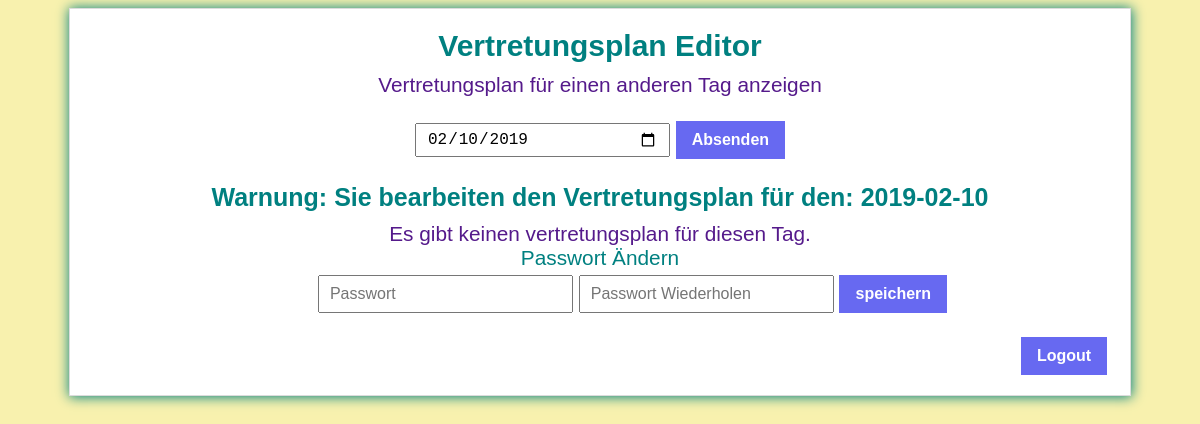
/editor.php?datum=2019-02-10 (signed in), run on an earlier commit of the app's database.
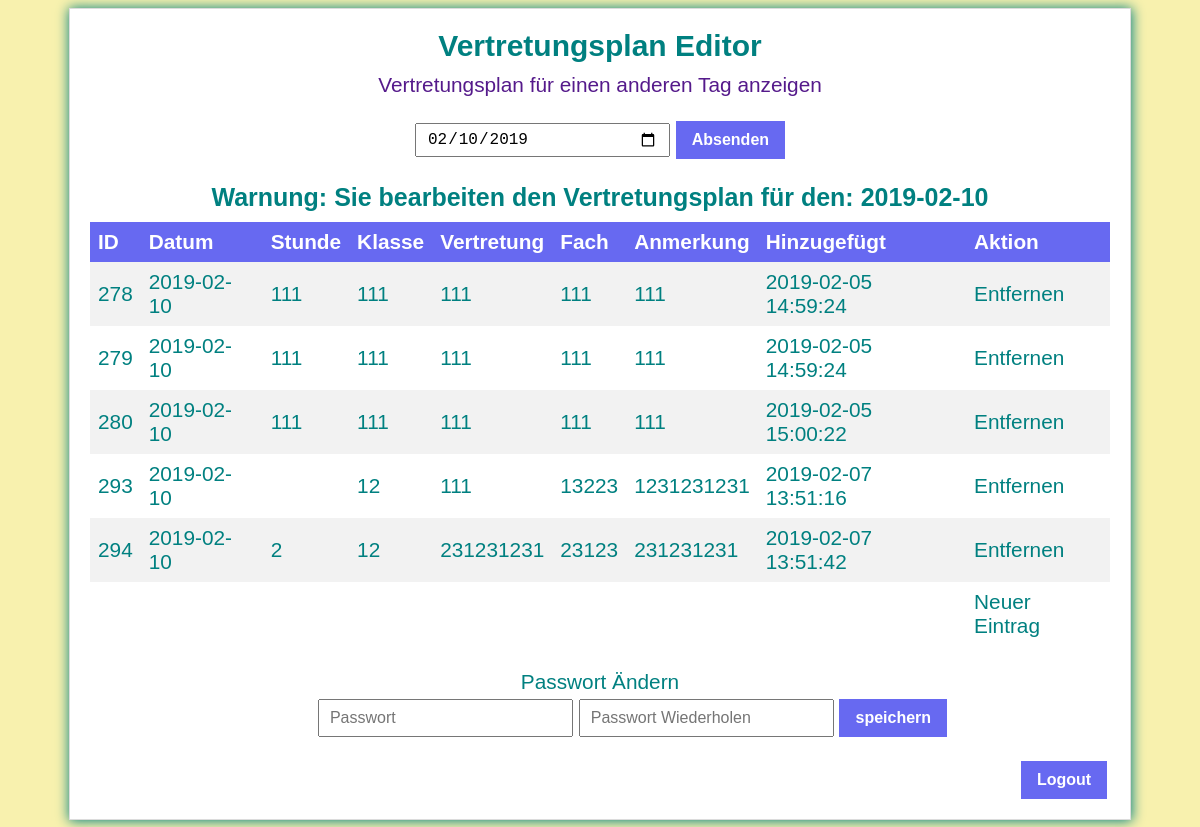
And on a later commit of the database.
### tables this page shows
CREATE TABLE `plan` (
  `id` int(11) NOT NULL,
  `stunde` varchar(45) NOT NULL,
  `klasse` varchar(45) NOT NULL,
  `vertretung` varchar(45) NOT NULL,
  `fach` varchar(45) NOT NULL,
  `anmerkung` varchar(50) DEFAULT NULL,
  `hinzugefuegt` datetime DEFAULT CURRENT_TIMESTAMP,
  `datum` date DEFAULT NULL
);

### editor.php (the view, shortened to what this page needs)
<!DOCTYPE html>
<html>
<head>
    <link href="css/design.css" rel="stylesheet">
</head>
<body>
<main>
    <?php
    $morgen = strtotime("+1 day");
    $datummorgen = date("Y-m-d", $morgen);
    ?>
    <h1>Vertretungsplan Editor</h1>
    <a href="" style="text-decoration:none">Vertretungsplan für einen anderen Tag anzeigen</a><br><br>
    <form action="editor.php" method="get">
        <input class='textfield' type="date" id="planfuertag" name="datum" value="<?php if (isset($_GET['datum'])) {
            $vpdatum = $_GET['datum'];
            echo $vpdatum;
        } else {
            echo $datummorgen;
        } ?>"/>
        <input class='loginbtn' type="Submit" value="Absenden"/>
    </form>
    <?php
    $pdo = new PDO('mysql:host=localhost;dbname=vertretungsplan', 'root', '');
    if (isset($_GET['datum'])) {
        $vpdatum = $_GET['datum'];
        echo "<h2>Warnung: Sie bearbeiten den Vertretungsplan für den: " . $vpdatum . "</h2>";
        $zaehler = 0;
        $sql = 'SELECT * FROM plan WHERE datum="' . $vpdatum . '" ORDER BY klasse';
        foreach ($pdo->query($sql) as $row) {
            $zaehler += 1;
        }
        if ($zaehler == 0) {
            echo "<a href=''style='text-decoration:none'> Es gibt keinen vertretungsplan für diesen Tag.</a>";
        } else {
              echo '<table>';
              echo '<th><a class="th" href=""> ID </a></th>';
              echo '<th><a class="th" href=""> Datum </a></th>';
              echo '<th><a class="th" href=""> Stunde </a></th>';
              echo '<th><a class="th" href=""> Klasse </a></th>';
              echo '<th><a class="th" href=""> Vertretung </a></th>';
              echo '<th><a class="th" href=""> Fach </a></th>';
              echo '<th><a class="th" href=""> Anmerkung </a></th>';
              echo '<th><a class="th" href=""> Hinzugefügt </a></th>';
              echo '<th><a class="th" href=""> Aktion </a></th>';
            $sql = 'SELECT * FROM plan WHERE datum="' . $vpdatum . '" ORDER BY id';
            foreach ($pdo->query($sql) as $row) {
              echo '<tr>';
              echo '<td><a class="td" href="">' . $row['id'] . '</a></td>';
              echo '<td><a class="td" href="">' . $row['datum'] . '</a></td>';
              echo '<td><a class="td" href="">' . $row['stunde'] . '</a></td>';
              echo '<td><a class="td" href="">' . $row['klasse'] . '</a></td>';
              echo '<td><a class="td" href="">' . $row['vertretung'] . '</a></td>';
              echo '<td><a class="td" href="">' . $row['fach'] . '</a></td>';
              echo '<td><a class="td" href="">' . $row['anmerkung'] . '</a></td>';
              echo '<td><a class="td" href="">' . $row['hinzugefuegt'] . '</a></td>';
              echo '<td><a class="aktion" href="delete.php?id=' . $row['id'] . '">Entfernen</a></td>';
              echo '</tr>';
            }
              echo '<td></td>';
              echo '<td></td>';
              echo '<td></td>';
              echo '<td></td>';
              echo '<td></td>';
              echo '<td></td>';
              echo '<td></td>';
              echo '<td></td>';
              echo '<td><a class="aktion" href="./new.php?datum=' . $vpdatum . '">Neuer Eintrag</a></td>';
              echo '</table>';
        }
    }
    ?>
    <br>
    <a id='pwabstand'>Passwort Ändern</a>
    <form>
        <input class="eingabe textfield" type='password' id='cpw' value='' placeholder="Passwort">
        <input class="textfield" type='password' id='cpw2' value='' placeholder="Passwort Wiederholen">
        <button class='loginbtn' type='button'
                onclick="changePW(document.querySelector('#cpw').value, document.querySelector('#cpw2').value, 'changePW')">
            speichern
        </button>
    </form>
    <br>
    <form action="php/Logout.php">
        <input class="loginbtn logoutbtn" type="submit" value="Logout">
    </form>
</main>
</body>
</html>

### css/design.css (style rules this page uses)
body { background-color: #F8F1AE; font-family: Arial, Helvetica, sans-serif; }
main { width: 1020px; margin: 0 auto; background-color: white; padding: 20px; box-shadow: 0px 0px 12px 0.5px; text-align: center; font-size: 1.3em; border: 1px solid gainsboro; color: teal; font-family: inherit; }
.loginbtn { background-color: #6769F1; border: none; font-weight: bold; color: white; padding: 10px 16px; text-align: center; text-decoration: none; display: inline-block; font-size: 16px; vertical-align: middle; }
.logoutbtn { position: relative; left: 45.5%; }
table { border-collapse: collapse; width: 100%; }
th, td { text-align: left; padding: 8px; font-family: Arial, Helvetica, sans-serif; }
tr:nth-child(even) { background-color: #f2f2f2 }
th { background-color: #6769F1; color: white; }
.th { text-decoration:none; color:white; }
.td { text-decoration:none; color: teal; }
form input { padding: 3px; font-size: 16px; }
h1 { font-size: 30px; margin: 10px; margin-top: 0; }
h2 { font-size: 25px; margin: 10px; margin-top: 0; }
.aktion { text-decoration: none; color: teal; }
.eingabe { margin-left: 65px; }
.textfield { width: 25%; padding: 8px 10px; box-sizing: border-box; vertical-align: middle; }
input[type=date].textfield { padding: 5px 10px; }
#pwabstand { margin-bottom: 5px; display: block; }

What changed in the data, as far as the page shows it:
added plan: id "278", datum "2019-02-10", stunde "111", klasse "111", vertretung "111", fach "111", anmerkung "111", hinzugefuegt "2019-02-05 14:59:24"
added plan: id "279", datum "2019-02-10", stunde "111", klasse "111", vertretung "111", fach "111", anmerkung "111", hinzugefuegt "2019-02-05 14:59:24"
added plan: id "280", datum "2019-02-10", stunde "111", klasse "111", vertretung "111", fach "111", anmerkung "111", hinzugefuegt "2019-02-05 15:00:22"
added plan: id "293", datum "2019-02-10", klasse "12", vertretung "111", fach "13223", anmerkung "1231231231", hinzugefuegt "2019-02-07 13:51:16"
added plan: id "294", datum "2019-02-10", stunde "2", klasse "12", vertretung "231231231", fach "23123", anmerkung "231231231", hinzugefuegt "2019-02-07 13:51:42"
Also different on the page:
text no longer shown: "Es gibt keinen vertretungsplan für diesen Tag."
text now shown: "ID Datum Stunde Klasse Vertretung Fach Anmerkung Hinzugefügt Aktion Neuer Eintrag"
